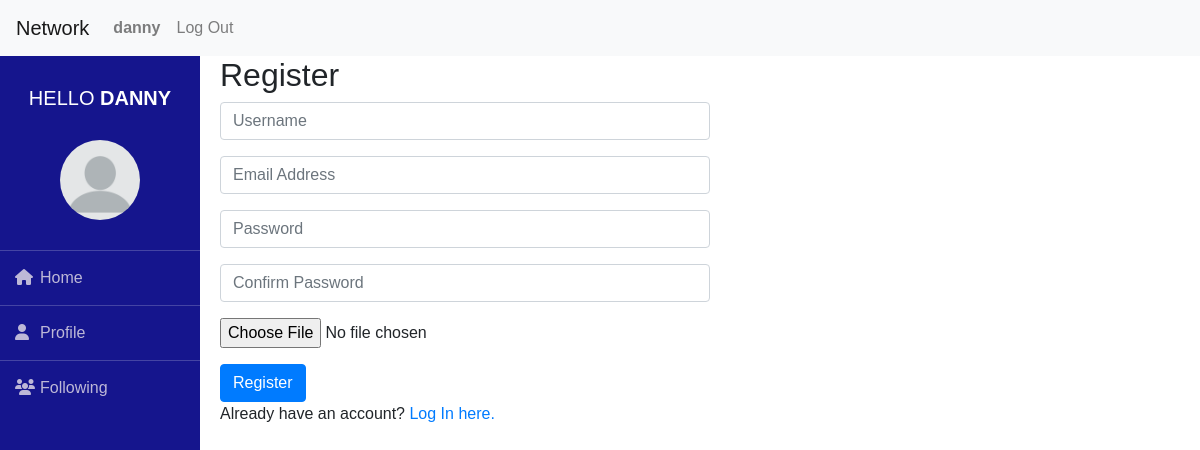
Screenshot of /register (signed in) with the database file from the repository.
### network/models.py (models this page shows)
class User(AbstractUser):
    following=models.ManyToManyField('User',blank=True,related_name="my_followed")
    followers=models.ManyToManyField('User',blank=True,related_name="my_follwers")
    picture=models.ImageField(upload_to='profile_picture',blank=True,default='blank-profile-picture.png')
    liked=models.ManyToManyField('Post',blank=True,related_name="liked_post")

### network/views.py (the view)
# urls.py: path("register", views.register, name="register"),
def register(request):
    if request.method == "POST":
        username = request.POST["username"]
        email = request.POST["email"]
        if "picture" in request.FILES:
           picture=request.FILES["picture"]
           fs=FileSystemStorage()
           picture_name=fs.save(picture.name,picture)
        password = request.POST["password"]
        confirmation = request.POST["confirmation"]
        if password != confirmation:
            return render(request, "network/register.html", {
                "message": "Passwords must match."
            })
        try:
            if "picture" in request.FILES:
               user = User.objects.create_user(username, email, password,picture=picture_name)
            else:
                user = User.objects.create_user(username, email, password)
            user.save()
        except IntegrityError:
            return render(request, "network/register.html", {
                "message": "Username already taken."
            })
        login(request, user)
        return HttpResponseRedirect(reverse("index"))
    else:
        return render(request, "network/register.html")

### network/templates/network/register.html (shortened to what this page needs)
{% extends "network/layout.html" %}
{% block body %}
<div id="register">
    <h2>Register</h2>
    <form action="{% url 'register' %}" method="post" enctype="multipart/form-data">
        <div class="form-group" >
            <input class="form-control" autofocus type="text" name="username" placeholder="Username">
        </div>
        <div class="form-group">
            <input class="form-control" type="email" name="email" placeholder="Email Address">
        </div>
        <div class="form-group">
            <input class="form-control" type="password" name="password" placeholder="Password">
        </div>
        <div class="form-group">
            <input class="form-control" type="password" name="confirmation" placeholder="Confirm Password">
        </div>
        <div class="form-group">
            <input class="form-control-file" type="file" name="picture">
        </div>
        <input class="btn btn-primary" type="submit" value="Register">
    </form>
    Already have an account? <a href="{% url 'login' %}">Log In here.</a>
</div>
{% endblock %}

### network/templates/network/layout.html (shortened to what this page needs)
{% load static %}
<!DOCTYPE html>
<html lang="en">
    <head>
        <link rel="stylesheet" href="https://stackpath.bootstrapcdn.com/bootstrap/4.4.1/css/bootstrap.min.css">
        <link href="{% static 'network/styles.css' %}" rel="stylesheet">
    </head>
    <body>
        <nav class="navbar navbar-expand-lg navbar-light bg-light">
            <a class="navbar-brand" href="#">Network</a>
            <div>
              <ul class="navbar-nav mr-auto">
                {% if user.is_authenticated %}
                    <li class="nav-item">
                        <a class="nav-link" href="{% url 'profile' user.username%}"><strong>{{ user.username }}</strong></a>
                    </li>
                {% endif %}
                {% if user.is_authenticated %}
                    <li class="nav-item">
                        <a class="nav-link" href="{% url 'logout' %}">Log Out</a>
                    </li>
                {% endif %}
              </ul>
            </div>
          </nav>
            <div class="wrapper">
                <div class="sidebar">
                    <h5>Hello<strong>&nbsp;{{user.username}}</strong></h5>
                    {%if user.is_authenticated%}
                    <img src="{{user.picture.url}}" class='sidebar_img'>
                    {%else%}
                    <img src="/media/blank-profile-picture.png" class='sidebar_img'>
                    {%endif%}
                    <ul>
                        <li><a href="{%url 'index'%}"><i class="fas fa-home"></i>Home</a></li>
                        {%if user.is_authenticated%}
                        <li><a href="{%url 'profile' user.username%}"><i class="fas fa-user"></i>Profile</a></li>
                        {%else%}
                        <li><a href="{%url 'login'%}"><i class="fas fa-user"></i>Profile</a></li>
                        {%endif%}
                        <li><a href="{%url 'following'%}"><i class="fas fa-users"></i>Following</a></li>
                    </ul>
                </div>
            </div>
        <div class="body">
            {% block body %}
            {% endblock %}
        </div>
    </body>
</html>

### network/static/network/styles.css (style rules this page uses)
* { margin:0; padding:0; box-sizing:border-box; list-style: none; font-family:sans-serif; }
.nav-link { display:inline; }
#register,#login { margin-left:220px; }
#register form,#login form { width:50%; }
.sidebar_img { width:80px; margin-bottom:30px; margin-left:60px; border-radius: 50%; }
.wrapper { display:flex; }
.wrapper .sidebar { margin-right:300px; height:100%; overflow-y:hidden; position: absolute; width: 200px; background:rgb(21, 21, 141); padding:30px 0; }
.wrapper .sidebar h5 { color:#fff; text-transform:uppercase; text-align: center; margin-bottom:30px; }
.wrapper .sidebar ul li { padding:15px; border-top:1px solid rgba(255,255,255,0.2) }
.wrapper .sidebar ul li a { display:block; color:#bdb8d7; }
.wrapper .sidebar ul li a .fas { width:25px; }

### rows the page displays
User: username "danny", username "DANNY", picture (placeholder picture)
